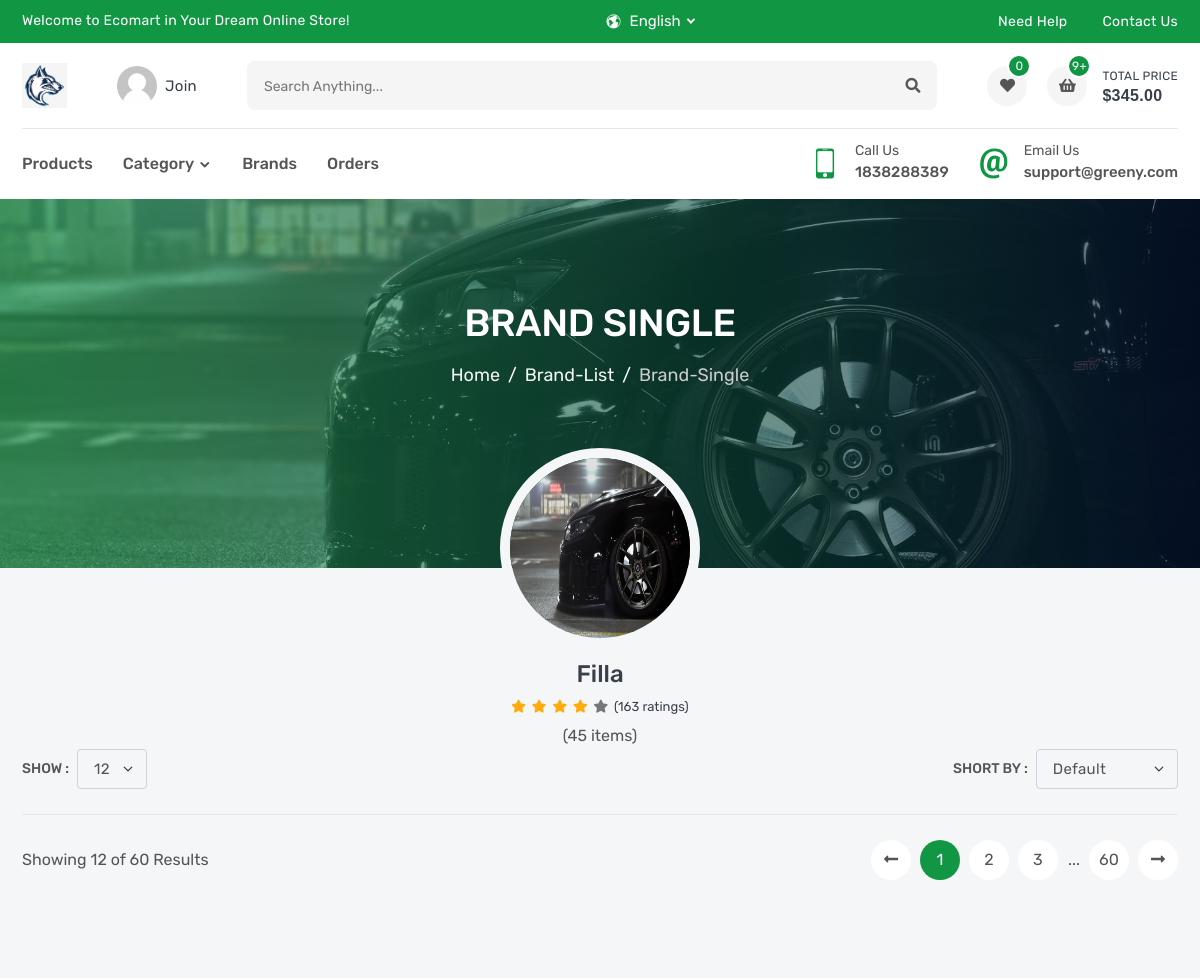
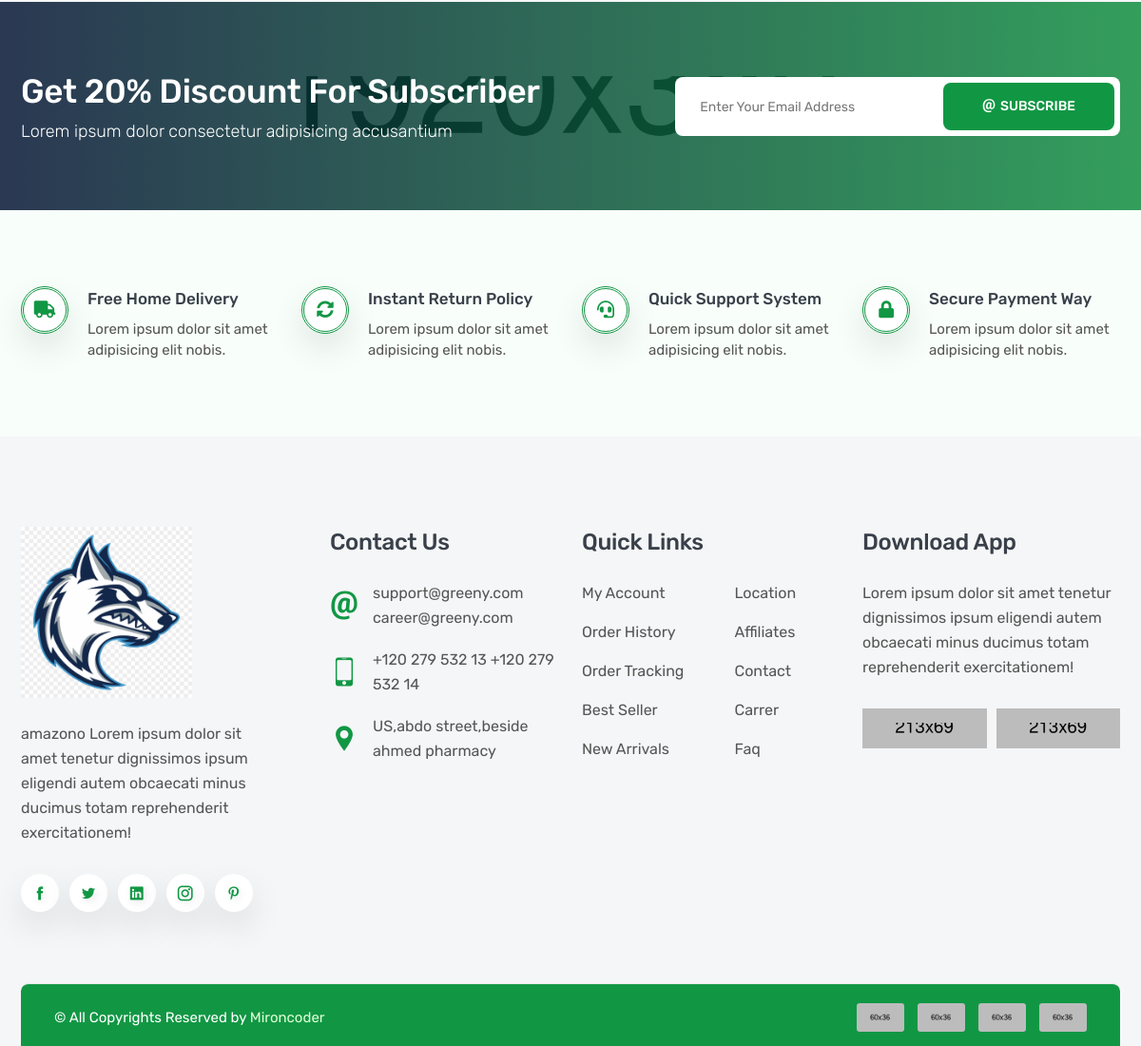
/products/brands/4, run on the app's committed database (2 pictures, top to bottom).
### settings/models.py (models this page shows, shortened)
class Company(models.Model):
    name=models.CharField( max_length=100)
    logo=models.ImageField( upload_to='company')
    call_us=models.CharField( max_length=100)
    email_us=models.EmailField( max_length=254)
    subtitle=models.TextField( max_length=500)
    fb_link=models.URLField( null=True, blank= True)
    twit_link=models.URLField( null=True, blank= True)
    insta_link=models.URLField( null=True, blank= True)
    emails=models.TextField( max_length=100)
    numbers=models.TextField( max_length=100)
    address=models.TextField(    max_length=100)

### products/models.py (models this page shows)
class Brand(models.Model):
    name = models.CharField(_("Name"), max_length=50)
    image = models.ImageField(_("Image"), upload_to='brands/')
    category = models.ForeignKey('Category', related_name="brand_category", on_delete=models.SET_NULL, null=True, blank=True)
    def __str__(self):
        return self.name

### products/views.py (the view)
# urls.py: path('brands/<int:pk>', BrandDetail.as_view(), name='brand_detail'),
class BrandDetail(DetailView):
    model = Brand
    def get_context_data(self, **kwargs):
        context = super().get_context_data(**kwargs)
        brand = self.get_object()
        context["brand_products"] = Product.objects.filter(brand=brand)
        return context

### products/templates/products/brand_detail.html (shortened to what this page needs)
{% extends 'base.html' %}
{% load static %}
{% block css %}
    <link rel="stylesheet" href="{% static 'css/brand-single.css' %}">
{% endblock css %}
{% block body %}
        <section class="single-banner" style="background: url({{brand.image.url}}) no-repeat center;">
            <div class="container">
                <h2>Brand Single</h2>
                <ol class="breadcrumb">
                    <li class="breadcrumb-item"><a href="index.html">Home</a></li>
                    <li class="breadcrumb-item"><a href="brand-list.html">brand-list</a></li>
                    <li class="breadcrumb-item active" aria-current="page">brand-single</li>
                </ol>
            </div>
        </section>
        <div class="brand-single">
            <a href="#"><img src="{{brand.image.url}}" alt="brand"></a>
            <a href="#"><h3>{{brand}}</h3></a>
            <ul>
                <li class="fas fa-star active"></li>
                <li class="fas fa-star active"></li>
                <li class="fas fa-star active"></li>
                <li class="fas fa-star active"></li>
                <li class="fas fa-star"></li>
                <li class="total">(163 ratings)</li>
            </ul>
            <p>(45 items)</p>
        </div>
        <section class="inner-section shop-part">
            <div class="container">
                <div class="row">
                    <div class="col-lg-12">
                        <div class="top-filter">
                            <div class="filter-show">
                                <label class="filter-label">Show :</label>
                                <select class="form-select filter-select">
                                    <option value="1">12</option>
                                </select>
                            </div>
                            <div class="filter-short">
                                <label class="filter-label">Short by :</label>
                                <select class="form-select filter-select">
                                    <option selected>default</option>
                                </select>
                            </div>
                        </div>
                    </div>
                </div>
                <div class="row">
                    <div class="col-lg-12">
                        <div class="bottom-paginate">
                            <p class="page-info">Showing 12 of 60 Results</p>
                            <ul class="pagination">
                                <li class="page-item">
                                    <a class="page-link" href="#">
                                        <i class="fas fa-long-arrow-alt-left"></i>
                                    </a>
                                </li>
                                <li class="page-item"><a class="page-link active" href="#">1</a></li>
                                <li class="page-item"><a class="page-link" href="#">2</a></li>
                                <li class="page-item"><a class="page-link" href="#">3</a></li>
                                <li class="page-item">...</li>
                                <li class="page-item"><a class="page-link" href="#">60</a></li>
                                <li class="page-item">
                                    <a class="page-link" href="#">
                                        <i class="fas fa-long-arrow-alt-right"></i>
                                    </a>
                                </li>
                            </ul>
                        </div>
                    </div>
                </div>
            </div>
        </section>
{% endblock body %}

### templates/base.html (shortened to what this page needs)
{% load static %}
<!DOCTYPE html>
<html lang="en">
  <head>
    <link rel="stylesheet" href="{% static 'fonts/flaticon/flaticon.css' %}" />
    <link rel="stylesheet" href="{% static 'fonts/icofont/icofont.min.css' %}"/>
    <link rel="stylesheet" href="{% static 'fonts/fontawesome/fontawesome.min.css' %}"/>
    <link rel="stylesheet" href="{% static 'vendor/venobox/venobox.min.css' %}"/>
    <link rel="stylesheet" href="{% static 'vendor/slickslider/slick.min.css' %}"/>
    <link rel="stylesheet" href="{% static 'vendor/niceselect/nice-select.min.css' %}"/>
    <link rel="stylesheet" href="{% static 'vendor/bootstrap/bootstrap.min.css' %}"/>
    <link rel="stylesheet" href="{% static 'css/main.css' %}" />
    {% block css %}{% endblock css %}
  </head>
  <body>
    <div class="header-top">
      <div class="container">
        <div class="row">
          <div class="col-md-12 col-lg-5">
            <div class="header-top-welcome">
              <p>Welcome to Ecomart in Your Dream Online Store!</p>
            </div>
          </div>
          <div class="col-md-5 col-lg-3">
            <div class="header-top-select">
              <div class="header-select">
                <i class="icofont-world"></i>
              </div>
            </div>
          </div>
          <div class="col-md-7 col-lg-4">
            <ul class="header-top-list">
              <li><a href="faq.html">need help</a></li>
              <li><a href="contact.html">contact us</a></li>
            </ul>
          </div>
        </div>
      </div>
    </div>
    <header class="header-part">
      <div class="container">
        <div class="header-content">
          <a href="index.html" class="header-logo">
            <img src="{{info.logo.url}}" alt="logo" />
          </a>
          <a href="login.html" class="header-widget" title="My Account">
            <img src="images/user.png" alt="user" />
            <span>join</span>
          </a>
          <form class="header-form">
            <input type="text" placeholder="Search anything..." />
            <button><i class="fas fa-search"></i></button>
          </form>
          <div class="header-widget-group">
            <a href="wishlist.html" class="header-widget" title="Wishlist">
              <i class="fas fa-heart"></i>
              <sup>0</sup>
            </a>
            <button class="header-widget header-cart" title="Cartlist">
              <i class="fas fa-shopping-basket"></i>
              <sup>9+</sup>
              <span>total price<small>$345.00</small></span>
            </button>
          </div>
        </div>
      </div>
    </header>
    <nav class="navbar-part">
      <div class="container">
        <div class="row">
          <div class="col-lg-12">
            <div class="navbar-content">
              <ul class="navbar-list">
                <li class="navbar-item dropdown">
                  <a class="navbar-link" href="{% url 'products:product_list' %}">Products</a>
                </li>
                <li class="navbar-item dropdown-megamenu">
                  <a class="navbar-link dropdown-arrow" href="#">category</a>
                </li>
                <li class="navbar-item dropdown">
                  <a class="navbar-link " href="{% url 'products:brand_list' %}">Brands</a>
                </li>
                <li class="navbar-item dropdown">
                  <a class="navbar-link " href="#">Orders</a>
                </li>
              </ul>
              <div class="navbar-info-group">
                <div class="navbar-info">
                  <i class="icofont-ui-touch-phone"></i>
                  <p>
                    <small>call us</small>
                    <span>{{info.call_us}}</span>
                  </p>
                </div>
                <div class="navbar-info">
                  <i class="icofont-ui-email"></i>
                  <p>
                    <small>email us</small>
                    <span>{{info.email_us}}</span>
                  </p>
                </div>
              </div>
            </div>
          </div>
        </div>
      </div>
    </nav>
{% block body %}
{% endblock body %}
    <section
      class="news-part"
      style="background: url(images/newsletter.jpg) no-repeat center"
    >
      <div class="container">
        <div class="row align-items-center">
          <div class="col-md-5 col-lg-6 col-xl-7">
            <div class="news-text">
              <h2>Get 20% Discount for Subscriber</h2>
              <p>Lorem ipsum dolor consectetur adipisicing accusantium</p>
            </div>
          </div>
          <div class="col-md-7 col-lg-6 col-xl-5">
            <form class="news-form">
              <input type="text" placeholder="Enter Your Email Address" />
              <button>
                <span><i class="icofont-ui-email"></i>Subscribe</span>
              </button>
            </form>
          </div>
        </div>
      </div>
    </section>
    <section class="intro-part">
      <div class="container">
        <div class="row intro-content">
          <div class="col-sm-6 col-lg-3">
            <div class="intro-wrap">
              <div class="intro-icon">
                <i class="fas fa-truck"></i>
              </div>
              <div class="intro-content">
                <h5>free home delivery</h5>
                <p>Lorem ipsum dolor sit amet adipisicing elit nobis.</p>
              </div>
            </div>
          </div>
          <div class="col-sm-6 col-lg-3">
            <div class="intro-wrap">
              <div class="intro-icon">
                <i class="fas fa-sync-alt"></i>
              </div>
              <div class="intro-content">
                <h5>instant return policy</h5>
                <p>Lorem ipsum dolor sit amet adipisicing elit nobis.</p>
              </div>
            </div>
          </div>
          <div class="col-sm-6 col-lg-3">
            <div class="intro-wrap">
              <div class="intro-icon">
                <i class="fas fa-headset"></i>
              </div>
              <div class="intro-content">
                <h5>quick support system</h5>
                <p>Lorem ipsum dolor sit amet adipisicing elit nobis.</p>
              </div>
            </div>
          </div>
          <div class="col-sm-6 col-lg-3">
            <div class="intro-wrap">
              <div class="intro-icon">
                <i class="fas fa-lock"></i>
              </div>
              <div class="intro-content">
                <h5>secure payment way</h5>
                <p>Lorem ipsum dolor sit amet adipisicing elit nobis.</p>
              </div>
            </div>
          </div>
        </div>
      </div>
    </section>
    <footer class="footer-part">
      <div class="container">
        <div class="row">
          <div class="col-sm-6 col-xl-3">
            <div class="footer-widget">
              <a class="footer-logo" href="#">
                <img src="{{info.logo.url}}" alt="logo" />
              </a>
              <p class="footer-desc">
                {{info.subtitle}}
              </p>
              <ul class="footer-social">
                <li><a class="icofont-facebook" href="{{info.fb_link}}"></a></li>
                <li><a class="icofont-twitter" href="#"></a></li>
                <li><a class="icofont-linkedin" href="#"></a></li>
                <li><a class="icofont-instagram" href="#"></a></li>
                <li><a class="icofont-pinterest" href="#"></a></li>
              </ul>
            </div>
          </div>
          <div class="col-sm-6 col-xl-3">
            <div class="footer-widget contact">
              <h3 class="footer-title">contact us</h3>
              <ul class="footer-contact">
                <li>
                  <i class="icofont-ui-email"></i>
                  <p>
                    <span>{{info.emails}}</span>
                  </p>
                </li>
                <li>
                  <i class="icofont-ui-touch-phone"></i>
                  <p>
                    <span>{{info.numbers}}</span>
                  </p>
                </li>
                <li>
                  <i class="icofont-location-pin"></i>
                  <p>{{info.address}}</p>
                </li>
              </ul>
            </div>
          </div>
          <div class="col-sm-6 col-xl-3">
            <div class="footer-widget">
              <h3 class="footer-title">quick Links</h3>
              <div class="footer-links">
                <ul>
                  <li><a href="#">My Account</a></li>
                  <li><a href="#">Order History</a></li>
                  <li><a href="#">Order Tracking</a></li>
                  <li><a href="#">Best Seller</a></li>
                  <li><a href="#">New Arrivals</a></li>
                </ul>
                <ul>
                  <li><a href="#">Location</a></li>
                  <li><a href="#">Affiliates</a></li>
                  <li><a href="#">Contact</a></li>
                  <li><a href="#">Carrer</a></li>
                  <li><a href="#">Faq</a></li>
                </ul>
              </div>
            </div>
          </div>
          <div class="col-sm-6 col-xl-3">
            <div class="footer-widget">
              <h3 class="footer-title">Download App</h3>
              <p class="footer-desc">
                Lorem ipsum dolor sit amet tenetur dignissimos ipsum eligendi
                autem obcaecati minus ducimus totam reprehenderit
                exercitationem!
              </p>
              <div class="footer-app">
                <a href="#"
                  ><img src="images/google-store.png" alt="google"
                /></a>
                <a href="#"><img src="images/app-store.png" alt="app" /></a>
              </div>
            </div>
          </div>
        </div>
        <div class="row">
          <div class="col-12">
            <div class="footer-bottom">
              <p class="footer-copytext">
                &copy; All Copyrights Reserved by
                <a
                  target="_blank"
                  href="https://themeforest.net/user/mironcoder"
                  >Mironcoder</a
                >
              </p>
              <div class="footer-card">
                <a href="#"
                  ><img src="images/payment/jpg/01.jpg" alt="payment"
                /></a>
                <a href="#"
                  ><img src="images/payment/jpg/02.jpg" alt="payment"
                /></a>
                <a href="#"
                  ><img src="images/payment/jpg/03.jpg" alt="payment"
                /></a>
                <a href="#"
                  ><img src="images/payment/jpg/04.jpg" alt="payment"
                /></a>
              </div>
            </div>
          </div>
        </div>
      </div>
    </footer>
  </body>
</html>

### static/css/brand-single.css (style rules this page uses)
.single-banner { padding: 100px 0px 180px; }
.brand-single { position: relative; text-align: center; margin-top: -120px; z-index: 1; }
.brand-single a { display: block; }
.brand-single a img { width: 200px; height: 200px; border-radius: 50%; border: 10px solid var(--body); margin-bottom: 10px; }
.brand-single a h3 { text-transform: capitalize; margin-bottom: 3px; }
.brand-single ul { margin-bottom: 3px; }
.brand-single ul li { font-size: 13px; margin: 0px 1px; color: var(--gray); display: inline-block; }
.brand-single ul .active { color: var(--yellow); }
.brand-single ul .total { color: var(--heading); }

### data on the page
Company: logo (picture), call_us "1838288389", email_us "support@greeny.com", subtitle "amazono Lorem ipsum dolor sit amet tenetur dignissimos ipsum eligendi autem obcaecati minus ducimus totam reprehenderit exercitationem!", emails "support@greeny.com career@greeny.com", numbers "+120 279 532 13 +120 279 532 14", address "US,abdo street,beside ahmed pharmacy"
Brand: image (picture), name "Filla"
